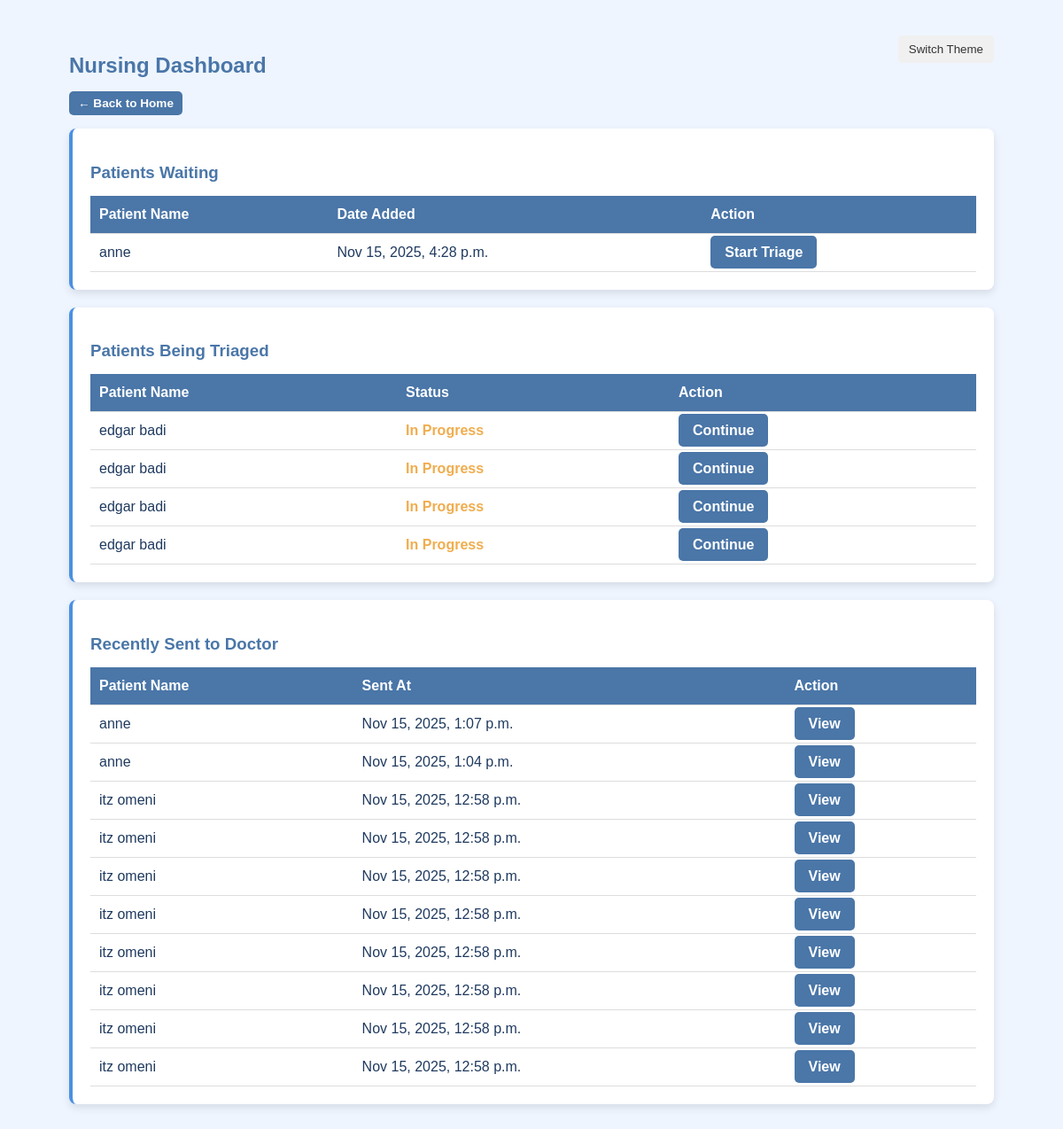
The app's page /nursing/ (signed in) with its own data.
### reception/models.py (models this page shows, shortened)
class WaitingList(models.Model):
    patient = models.ForeignKey(Patient, on_delete=models.CASCADE)
    added_at = models.DateTimeField(auto_now_add=True)
    added_by = models.ForeignKey(settings.AUTH_USER_MODEL, on_delete=models.SET_NULL, null=True)

class Patient(models.Model):
    GENDER_CHOICES = [
        ('male', 'Male'),
        ('female', 'Female'),
        ('other', 'Other'),
    ]
    BLOOD_GROUP_CHOICES = [
        ('A+', 'A+'), ('A-', 'A-'),
        ('B+', 'B+'), ('B-', 'B-'),
        ('O+', 'O+'), ('O-', 'O-'),
        ('AB+', 'AB+'), ('AB-', 'AB-'),
    ]
    patient_id = models.CharField(max_length=15, unique=True, editable=False)
    national_id = models.CharField(max_length=20, blank=True, null=True)
    full_name = models.CharField(max_length=100)
    date_of_birth = models.DateField(null=True, blank=True)
    gender = models.CharField(max_length=10, choices=GENDER_CHOICES)
    phone = models.CharField(max_length=15)
    address = models.TextField()
    blood_group = models.CharField(max_length=5, choices=BLOOD_GROUP_CHOICES, null=True, blank=True)
    next_of_kin_name = models.CharField(max_length=100, null=True, blank=True)
    next_of_kin_phone = models.CharField(max_length=15, null=True, blank=True)
    medical_history = models.TextField(null=True, blank=True)
    date_registered = models.DateTimeField(auto_now_add=True)

### nursing/models.py (models this page shows, shortened)
class Triage(models.Model):
    patient = models.ForeignKey(Patient, on_delete=models.CASCADE)
    nurse = models.ForeignKey(User, on_delete=models.SET_NULL, null=True, related_name="nurse_triage")
    temperature = models.CharField(max_length=10, blank=True, null=True)
    blood_pressure = models.CharField(max_length=20, blank=True, null=True)
    pulse_rate = models.CharField(max_length=10, blank=True, null=True)
    weight = models.CharField(max_length=10, blank=True, null=True)
    symptoms = models.TextField(blank=True, null=True)
    status = models.CharField(
        max_length=20,
        default="awaiting",
        choices=[
            ("awaiting", "Awaiting Triage"),
            ("in_progress", "In Progress"),
            ("done", "Triage Complete"),
            ("sent_to_doctor", "Sent to Doctor"),
        ]
    )
    date_taken = models.DateTimeField(auto_now_add=True)
    class Meta:
        ordering = ['-date_taken']

### nursing/views.py (the view)
# urls.py: path("", views.nursing_dashboard, name="nursing_dashboard"),
@login_required
def nursing_dashboard(request):
    waiting_patients = WaitingList.objects.all().order_by("-added_at")  # corrected field name
    triaging = Triage.objects.filter(status="in_progress").order_by("-date_taken")
    recently_sent = Triage.objects.filter(status="sent_to_doctor").order_by("-date_taken")[:10]
    return render(request, "nursing/dashboard.html", {
        "waiting_patients": waiting_patients,
        "triaging": triaging,
        "recently_sent": recently_sent,
    })

### templates/nursing/dashboard.html (shortened to what this page needs)
{% load static %}
<!DOCTYPE html>
<html lang="en">
<head>
    <link rel="stylesheet" href="{% static 'clinic/style.css' %}">
</head>
<body class="light-theme" id="theme-body">
<div class="container">
    <button class="theme-toggle" onclick="toggleTheme()">Switch Theme</button>
    <h2>Nursing Dashboard</h2>
    <a href="{% url 'home' %}" class="button small-button">&larr; Back to Home</a>
    <div class="card">
        <h3>Patients Waiting</h3>
        {% if waiting_patients %}
        <table>
            <thead>
                <tr>
                    <th>Patient Name</th>
                    <th>Date Added</th>
                    <th>Action</th>
                </tr>
            </thead>
            <tbody>
                {% for patient in waiting_patients %}
                <tr>
                    <td>{{ patient.patient.full_name }}</td>
                    <td>{{ patient.added_at|date:"M d, Y, P" }}</td>
                    <td><a href="{% url 'start_triage' patient.patient.id %}" class="button">Start Triage</a></td>
                </tr>
                {% endfor %}
            </tbody>
        </table>
        {% else %}
        <p>No patients waiting at the moment.</p>
        {% endif %}
    </div>
    <div class="card">
        <h3>Patients Being Triaged</h3>
        {% if triaging %}
        <table>
            <thead>
                <tr>
                    <th>Patient Name</th>
                    <th>Status</th>
                    <th>Action</th>
                </tr>
            </thead>
            <tbody>
                {% for triage in triaging %}
                <tr>
                    <td>{{ triage.patient.full_name }}</td>
                    <td class="status-{{ triage.status }}">{{ triage.get_status_display }}</td>
                    <td><a href="{% url 'triage_form' triage.id %}" class="button">Continue</a></td>
                </tr>
                {% endfor %}
            </tbody>
        </table>
        {% else %}
        <p>No patients are currently being triaged.</p>
        {% endif %}
    </div>
    <div class="card">
        <h3>Recently Sent to Doctor</h3>
        {% if recently_sent %}
        <table>
            <thead>
                <tr>
                    <th>Patient Name</th>
                    <th>Sent At</th>
                    <th>Action</th>
                </tr>
            </thead>
            <tbody>
                {% for triage in recently_sent %}
                <tr>
                    <td>{{ triage.patient.full_name }}</td>
                    <td>{{ triage.date_taken|date:"M d, Y, P" }}</td>
                    <td><a href="{% url 'triage_form' triage.id %}" class="button">View</a></td>
                </tr>
                {% endfor %}
            </tbody>
        </table>
        {% else %}
        <p>No patients have been sent to doctors recently.</p>
        {% endif %}
    </div>
</div>
</body>
</html>

### static/clinic/style.css (style rules this page uses)
body { font-family: Arial, sans-serif; margin: 0; padding: 0; }
.light-theme { background: #eef5ff; color: #1f3a5f; }
.light-theme .card { background: white; border-left: 4px solid #4A90E2; }
.container { width: 90%; max-width: 900px; margin: auto; padding: 20px; }
.card { padding: 20px; margin-bottom: 20px; border-radius: 8px; }
.button { background: #4A90E2; padding: 10px 14px; border: none; border-radius: 6px; color: white; cursor: pointer; }
.theme-toggle { float: right; cursor: pointer; padding: 6px 12px; border-radius: 6px; background: #4A90E2; color: white; }

### templates/nursing/dashboard.html (style rules this page uses)
body { font-family: Arial, sans-serif; background: #f4f6f9; margin: 0; padding: 20px; transition: background 0.3s, color 0.3s; }
.container { max-width: 1200px; margin: auto; }
h2, h3 { color: #4a76a8; margin-bottom: 15px; }
.card { background: white; padding: 20px; border-radius: 8px; box-shadow: 0 4px 10px rgba(0,0,0,0.1); margin-bottom: 20px; }
table { width: 100%; border-collapse: collapse; }
th, td { padding: 12px 10px; border-bottom: 1px solid #ddd; text-align: left; }
th { background: #4a76a8; color: white; }
.button { background: #4a76a8; color: white; border: none; padding: 10px 16px; border-radius: 5px; cursor: pointer; font-weight: bold; text-decoration: none; }
.theme-toggle { float: right; background: #f0f0f0; color: #333; border: none; padding: 8px 12px; border-radius: 5px; cursor: pointer; margin-bottom: 20px; }
.status-in_progress { color: #f0ad4e; font-weight: bold; }
.small-button { font-size:0.85em; padding:6px 10px; display:inline-block; margin-bottom: 15px; }

### records on screen
WaitingList: patient.full_name "anne", added_at "Nov 15, 2025, 4:28 p.m."
Triage: patient.full_name "edgar badi", status "In Progress"
Triage: patient.full_name "edgar badi", status "In Progress"
Triage: patient.full_name "edgar badi", status "In Progress"
Triage: patient.full_name "edgar badi", status "In Progress"
Triage: patient.full_name "anne", date_taken "Nov 15, 2025, 1:07 p.m."
Triage: patient.full_name "anne", date_taken "Nov 15, 2025, 1:04 p.m."
Triage: patient.full_name "itz omeni", date_taken "Nov 15, 2025, 12:58 p.m."
Triage: patient.full_name "itz omeni", date_taken "Nov 15, 2025, 12:58 p.m."
Triage: patient.full_name "itz omeni", date_taken "Nov 15, 2025, 12:58 p.m."
Triage: patient.full_name "itz omeni", date_taken "Nov 15, 2025, 12:58 p.m."
Triage: patient.full_name "itz omeni", date_taken "Nov 15, 2025, 12:58 p.m."
Triage: patient.full_name "itz omeni", date_taken "Nov 15, 2025, 12:58 p.m."
Triage: patient.full_name "itz omeni", date_taken "Nov 15, 2025, 12:58 p.m."
Triage: patient.full_name "itz omeni", date_taken "Nov 15, 2025, 12:58 p.m."
